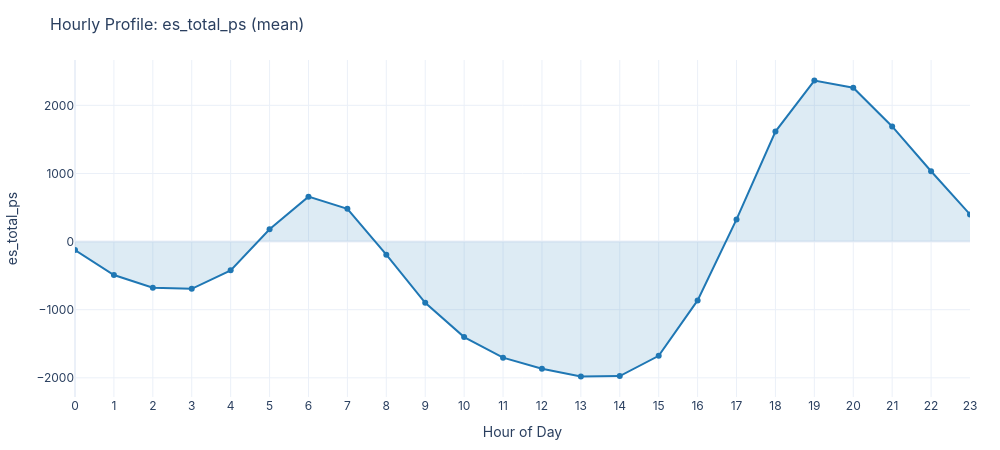

Write notebook code for a chart like this one.
### Markdown cell above
## 1. Average Hourly Profile

The mean hourly profile reveals the core dispatch pattern. The fill area shows where the system is a net generator vs net consumer on average.

### Code cell
plot_hourly_profile(train).show()

### Figure 1 — Plotly figure (JSON) as saved in the notebook; plotly's stock layout.template omitted (floating-point values rounded to 4 significant figures)
{"data": [{"fill": "tozeroy", "fillcolor": "rgba(31,119,180,0.15)", "line": {"color": "#1f77b4", "width": 2}, "mode": "lines+markers", "name": "mean(es_total_ps)", "type": "scatter", "x": [0, 1, 2, 3, 4, 5, 6, 7, 8, 9, 10, 11, 12, 13, 14, 15, 16, 17, 18, 19, 20, 21, 22, 23], "y": [-123.2, -490.3, -678.4, -693.9, -421.9, 180.2, 659.9, 482.1, -192.3, -898.8, -1402.0, -1704.0, -1868.0, -1979.0, -1974.0, -1677.0, -863.8, 325.6, 1616.0, 2364.0, 2259.0, 1691.0, 1033.0, 398.7]}], "layout": {"font": {"family": "Inter, Arial, sans-serif", "size": 12}, "height": 450, "hovermode": "x unified", "legend": {"orientation": "h", "x": 1, "xanchor": "right", "y": 1.02, "yanchor": "bottom"}, "margin": {"b": 50, "l": 60, "r": 30, "t": 60}, "title": {"font": {"size": 16}, "text": "Hourly Profile: es_total_ps (mean)"}, "width": 1000, "xaxis": {"dtick": 1, "title": {"text": "Hour of Day"}}, "yaxis": {"title": {"text": "es_total_ps"}}}}
